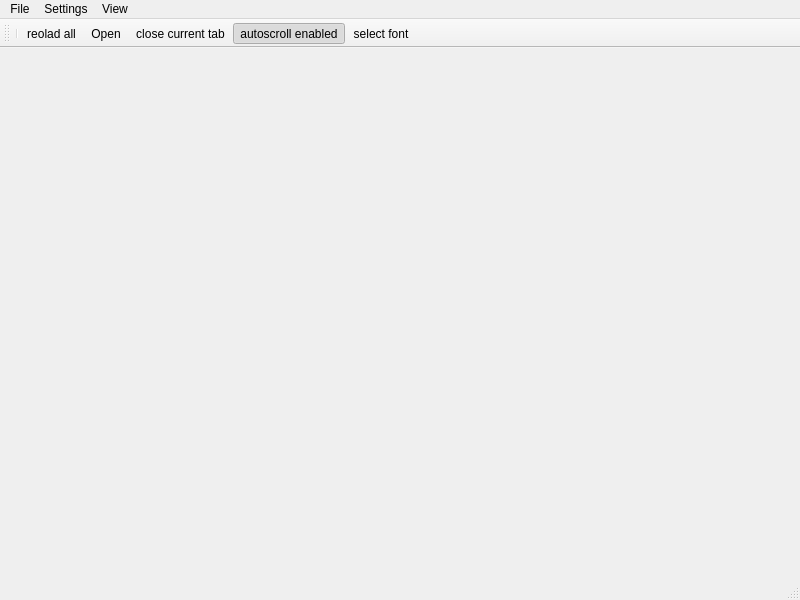
<?xml version="1.0" encoding="UTF-8"?>
<ui version="4.0">
 <class>MainWindow</class>
 <widget class="QMainWindow" name="MainWindow">
  <property name="geometry">
   <rect>
    <x>0</x>
    <y>0</y>
    <width>800</width>
    <height>600</height>
   </rect>
  </property>
  <property name="sizePolicy">
   <sizepolicy hsizetype="Maximum" vsizetype="Preferred">
    <horstretch>0</horstretch>
    <verstretch>0</verstretch>
   </sizepolicy>
  </property>
  <property name="windowTitle">
   <string>MainWindow</string>
  </property>
  <widget class="QWidget" name="centralWidget">
   <property name="autoFillBackground">
    <bool>true</bool>
   </property>
   <layout class="QGridLayout" name="gridLayout_2">
    <item row="0" column="0">
     <layout class="QGridLayout" name="gridLayout"/>
    </item>
   </layout>
  </widget>
  <widget class="QMenuBar" name="menuBar">
   <property name="geometry">
    <rect>
     <x>0</x>
     <y>0</y>
     <width>800</width>
     <height>21</height>
    </rect>
   </property>
   <widget class="QMenu" name="menu">
    <property name="title">
     <string>Settings</string>
    </property>
    <addaction name="actionfont_selection"/>
    <addaction name="actionclearSettings"/>
   </widget>
   <widget class="QMenu" name="menuFile">
    <property name="title">
     <string>File</string>
    </property>
    <addaction name="actionOpen"/>
    <addaction name="actionreolad_current"/>
    <addaction name="actionautoscroll_enabled"/>
    <addaction name="actionclose_current_tab"/>
    <addaction name="separator"/>
    <addaction name="actionexit"/>
   </widget>
   <widget class="QMenu" name="menuView">
    <property name="title">
     <string>View</string>
    </property>
    <addaction name="actionshow_toolbar"/>
   </widget>
   <addaction name="menuFile"/>
   <addaction name="menu"/>
   <addaction name="menuView"/>
  </widget>
  <widget class="QToolBar" name="mainToolBar">
   <property name="iconSize">
    <size>
     <width>16</width>
     <height>16</height>
    </size>
   </property>
   <attribute name="toolBarArea">
    <enum>TopToolBarArea</enum>
   </attribute>
   <attribute name="toolBarBreak">
    <bool>false</bool>
   </attribute>
   <addaction name="separator"/>
   <addaction name="actionreolad_current"/>
   <addaction name="actionOpen"/>
   <addaction name="actionclose_current_tab"/>
   <addaction name="actionautoscroll_enabled"/>
   <addaction name="actionfont_selection"/>
  </widget>
  <widget class="QStatusBar" name="statusBar"/>
  <action name="actionOpen">
   <property name="icon">
    <iconset resource="resources.qrc">
     <normaloff>:/icons/open.svg</normaloff>:/icons/open.svg</iconset>
   </property>
   <property name="text">
    <string>Open</string>
   </property>
   <property name="toolTip">
    <string>open file</string>
   </property>
   <property name="shortcut">
    <string>Ctrl+O</string>
   </property>
  </action>
  <action name="actionreolad_current">
   <property name="icon">
    <iconset resource="resources.qrc">
     <normaloff>:/icons/update.svg</normaloff>:/icons/update.svg</iconset>
   </property>
   <property name="text">
    <string>reolad all</string>
   </property>
   <property name="toolTip">
    <string>reolad current</string>
   </property>
   <property name="shortcut">
    <string>F2</string>
   </property>
  </action>
  <action name="actionclose_current_tab">
   <property name="icon">
    <iconset resource="resources.qrc">
     <normaloff>:/icons/close.svg</normaloff>:/icons/close.svg</iconset>
   </property>
   <property name="text">
    <string>close current tab</string>
   </property>
   <property name="shortcut">
    <string>Ctrl+W</string>
   </property>
  </action>
  <action name="actionautoscroll_enabled">
   <property name="checkable">
    <bool>true</bool>
   </property>
   <property name="checked">
    <bool>true</bool>
   </property>
   <property name="icon">
    <iconset resource="resources.qrc">
     <normaloff>:/icons/autoscroll.svg</normaloff>:/icons/autoscroll.svg</iconset>
   </property>
   <property name="text">
    <string>autoscroll enabled</string>
   </property>
   <property name="toolTip">
    <string>autoscroll</string>
   </property>
  </action>
  <action name="actionfont_selection">
   <property name="icon">
    <iconset resource="resources.qrc">
     <normaloff>:/icons/fonts.svg</normaloff>:/icons/fonts.svg</iconset>
   </property>
   <property name="text">
    <string>select font</string>
   </property>
  </action>
  <action name="actionclearSettings">
   <property name="text">
    <string>clear settings</string>
   </property>
  </action>
  <action name="actionshow_toolbar">
   <property name="checkable">
    <bool>true</bool>
   </property>
   <property name="checked">
    <bool>true</bool>
   </property>
   <property name="text">
    <string>show toolbar</string>
   </property>
  </action>
  <action name="actionexit">
   <property name="text">
    <string>exit</string>
   </property>
  </action>
 </widget>
 <layoutdefault spacing="6" margin="11"/>
 <resources>
  <include location="resources.qrc"/>
 </resources>
 <connections>
  <connection>
   <sender>actionexit</sender>
   <signal>triggered()</signal>
   <receiver>MainWindow</receiver>
   <slot>close()</slot>
   <hints>
    <hint type="sourcelabel">
     <x>-1</x>
     <y>-1</y>
    </hint>
    <hint type="destinationlabel">
     <x>399</x>
     <y>299</y>
    </hint>
   </hints>
  </connection>
 </connections>
</ui>
